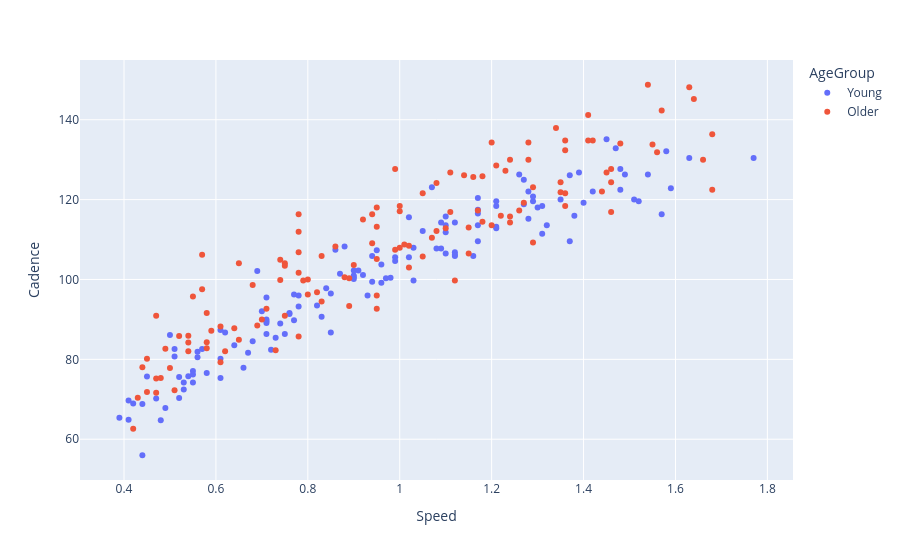

This figure's notebook cell:
### Markdown cell above
### Cadence

### Code cell
plots(df, x='Speed', y='Cadence')

### Figure 1 — Plotly figure (JSON) as saved in the notebook; plotly's stock layout.template omitted (floating-point values rounded to 4 significant figures; data arrays with more than 128 entries replaced by an {"elided": "..."} marker saying what was removed)
{"data": [{"customdata": {"elided": "132x3 float values"}, "hovertemplate": "AgeGroup=Young<br>Speed=%{x}<br>Cadence=%{y}<br>Subject=%{customdata[0]}<br>StepLength=%{customdata[1]}<br>SpeedComf=%{customdata[2]}<extra></extra>", "legendgroup": "Young", "marker": {"color": "#636efa", "symbol": "circle"}, "mode": "markers", "name": "Young", "orientation": "v", "showlegend": true, "type": "scatter", "x": {"elided": "132 float values"}, "xaxis": "x", "y": {"elided": "132 float values"}, "yaxis": "y"}, {"customdata": {"elided": "126x3 float values"}, "hovertemplate": "AgeGroup=Older<br>Speed=%{x}<br>Cadence=%{y}<br>Subject=%{customdata[0]}<br>StepLength=%{customdata[1]}<br>SpeedComf=%{customdata[2]}<extra></extra>", "legendgroup": "Older", "marker": {"color": "#EF553B", "symbol": "circle"}, "mode": "markers", "name": "Older", "orientation": "v", "showlegend": true, "type": "scatter", "x": [0.47, 0.64, 0.82, 0.99, 1.17, 1.35, 0.55, 0.75, 0.95, 1.16, 1.36, 1.57, 0.57, 0.78, 0.99, 1.2, 1.41, 1.63, 0.57, 0.78, 1.0, 1.21, 1.42, 1.64, 0.43, 0.59, 0.75, 0.92, 1.08, 1.24, 0.45, 0.61, 0.78, 0.95, 1.11, 1.28, 0.54, 0.75, 0.95, 1.15, 1.36, 1.56, 0.51, 0.7, 0.89, 1.08, 1.27, 1.46, 0.42, 0.48, 0.73, 0.89, 1.05, 1.2, 0.52, 0.71, 0.9, 1.1, 1.29, 1.48, 0.58, 0.8, 1.02, 1.24, 1.46, 1.68, 0.58, 0.8, 1.02, 1.24, 1.46, 1.68, 0.54, 0.74, 0.94, 1.14, 1.34, 1.54, 0.58, 0.79, 1.01, 1.22, 1.44, 1.66, 0.47, 0.65, 0.83, 1.0, 1.18, 1.36, 0.45, 0.62, 0.78, 0.95, 1.12, 1.29, 0.44, 0.61, 0.78, 0.94, 1.11, 1.28, 0.47, 0.65, 0.83, 1.0, 1.18, 1.36, 0.54, 0.74, 0.95, 1.15, 1.35, 1.55, 0.5, 0.69, 0.88, 1.07, 1.26, 1.45, 0.49, 0.68, 0.86, 1.05, 1.23, 1.41], "xaxis": "x", "y": [75.24, 87.8, 96.77, 107.5, 117.3, 124.4, 95.74, 104.0, 118.0, 125.7, 134.8, 142.3, 106.2, 116.3, 127.7, 134.3, 141.2, 148.1, 97.56, 112.0, 118.4, 128.6, 134.8, 145.2, 70.38, 87.17, 103.4, 115.0, 124.1, 130.0, 80.18, 79.3, 101.7, 113.2, 126.8, 134.3, 82.0, 90.91, 96.0, 106.5, 118.4, 131.9, 72.29, 90.0, 100.3, 112.1, 119.2, 127.7, 62.61, 75.31, 82.29, 93.39, 105.7, 113.6, 85.82, 92.66, 103.6, 112.9, 123.1, 134.1, 91.6, 100.0, 108.4, 114.3, 124.4, 136.4, 82.76, 96.26, 103.0, 115.8, 116.9, 122.4, 85.92, 105.0, 116.3, 126.1, 137.9, 148.8, 84.31, 99.72, 108.8, 115.9, 122.0, 130.0, 71.64, 84.91, 94.49, 107.9, 114.5, 121.6, 71.86, 82.0, 85.71, 92.66, 99.72, 109.3, 78.01, 88.24, 106.8, 109.1, 116.9, 130.0, 90.91, 104.0, 105.9, 117.1, 125.9, 132.4, 84.21, 99.86, 105.1, 113.0, 121.8, 133.8, 77.84, 88.45, 100.6, 110.4, 117.3, 126.8, 82.66, 98.63, 108.3, 121.6, 127.2, 134.8], "yaxis": "y"}], "layout": {"legend": {"title": {"text": "AgeGroup"}, "tracegroupgap": 0}, "margin": {"t": 60}, "xaxis": {"anchor": "y", "domain": [0.0, 1.0], "title": {"text": "Speed"}}, "yaxis": {"anchor": "x", "domain": [0.0, 1.0], "title": {"text": "Cadence"}}}}
